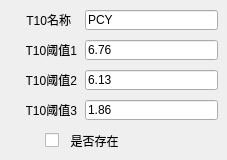
      <widget class="QWidget" name="tab10_S">
       <attribute name="title">
        <string>试剂条10</string>
       </attribute>
       <widget class="QLabel" name="CH10_label3_S">
        <property name="geometry">
         <rect>
          <x>26</x>
          <y>70</y>
          <width>51</width>
          <height>20</height>
         </rect>
        </property>
        <property name="text">
         <string>T10阈值2</string>
        </property>
        <property name="alignment">
         <set>Qt::AlignRight|Qt::AlignTrailing|Qt::AlignVCenter</set>
        </property>
       </widget>
       <widget class="QLabel" name="CH10_label2_S">
        <property name="geometry">
         <rect>
          <x>26</x>
          <y>40</y>
          <width>51</width>
          <height>20</height>
         </rect>
        </property>
        <property name="text">
         <string>T10阈值1</string>
        </property>
        <property name="alignment">
         <set>Qt::AlignRight|Qt::AlignTrailing|Qt::AlignVCenter</set>
        </property>
       </widget>
       <widget class="QLineEdit" name="CH10_threshold2_S">
        <property name="geometry">
         <rect>
          <x>85</x>
          <y>70</y>
          <width>133</width>
          <height>20</height>
         </rect>
        </property>
        <property name="text">
         <string>6.13</string>
        </property>
       </widget>
       <widget class="QLabel" name="CH10_label4_S">
        <property name="geometry">
         <rect>
          <x>26</x>
          <y>100</y>
          <width>51</width>
          <height>20</height>
         </rect>
        </property>
        <property name="text">
         <string>T10阈值3</string>
        </property>
        <property name="alignment">
         <set>Qt::AlignRight|Qt::AlignTrailing|Qt::AlignVCenter</set>
        </property>
       </widget>
       <widget class="QLineEdit" name="CH10_threshold3_S">
        <property name="geometry">
         <rect>
          <x>85</x>
          <y>100</y>
          <width>133</width>
          <height>20</height>
         </rect>
        </property>
        <property name="text">
         <string>1.86</string>
        </property>
       </widget>
       <widget class="QCheckBox" name="CheckBox10_S">
        <property name="geometry">
         <rect>
          <x>45</x>
          <y>130</y>
          <width>101</width>
          <height>21</height>
         </rect>
        </property>
        <property name="text">
         <string>  是否存在</string>
        </property>
       </widget>
       <widget class="QLineEdit" name="CH10_threshold1_S">
        <property name="geometry">
         <rect>
          <x>85</x>
          <y>40</y>
          <width>133</width>
          <height>20</height>
         </rect>
        </property>
        <property name="text">
         <string>6.76</string>
        </property>
       </widget>
       <widget class="QLineEdit" name="CH10_name_S">
        <property name="geometry">
         <rect>
          <x>85</x>
          <y>10</y>
          <width>133</width>
          <height>20</height>
         </rect>
        </property>
        <property name="text">
         <string>PCY</string>
        </property>
       </widget>
       <widget class="QLabel" name="CH10_label1_S">
        <property name="geometry">
         <rect>
          <x>20</x>
          <y>10</y>
          <width>51</width>
          <height>20</height>
         </rect>
        </property>
        <property name="text">
         <string>T10名称</string>
        </property>
        <property name="alignment">
         <set>Qt::AlignRight|Qt::AlignTrailing|Qt::AlignVCenter</set>
        </property>
       </widget>
      </widget>
